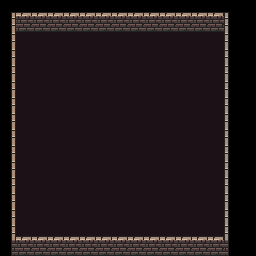

The image is a tile-based game level rendered from a .tmx file. Its description and complete source (layers, tilesets, objects, tile grids) follow:
An orthogonal 16x16 tile map with 16x16 px tiles, 2 tile layers (floor, walls), 1 hidden layer not drawn, 3 tilesets.

<map version="1.2" tiledversion="1.3.1" orientation="orthogonal" renderorder="right-down" compressionlevel="0" width="16" height="16" tilewidth="16" tileheight="16" infinite="0" nextlayerid="4" nextobjectid="1">
 <tileset firstgid="1" source="Tilesets/dungeon_set_2.tsx" />
 <tileset firstgid="129" source="Tilesets/dungeon_set_1.tsx" />
 <tileset firstgid="385" source="Tilesets/COLLIDER.tsx" />
 <layer id="1" name="floor" width="16" height="16">
  <data encoding="csv">
0,0,0,0,0,0,0,0,0,0,0,0,0,0,0,0,
0,0,0,0,0,0,0,0,0,0,0,0,0,0,0,0,
0,229,229,229,229,229,229,229,229,229,229,229,229,229,0,0,
0,229,229,229,229,229,229,229,229,229,229,229,229,229,0,0,
0,229,229,229,229,229,229,229,229,229,229,229,229,229,0,0,
0,229,229,229,229,229,229,229,229,229,229,229,229,229,0,0,
0,229,229,229,229,229,229,229,229,229,229,229,229,229,0,0,
0,229,229,229,229,229,229,229,229,229,229,229,229,229,0,0,
0,229,229,229,229,229,229,229,229,229,229,229,229,229,0,0,
0,229,229,229,229,229,229,229,229,229,229,229,229,229,0,0,
0,229,229,229,229,229,229,229,229,229,229,229,229,229,0,0,
0,229,229,229,229,229,229,229,229,229,229,229,229,229,0,0,
0,229,229,229,229,229,229,229,229,229,229,229,229,229,0,0,
0,229,229,229,229,229,229,229,229,229,229,229,229,229,0,0,
0,229,229,229,229,229,229,229,229,229,229,229,229,229,0,0,
0,0,0,0,0,0,0,0,0,0,0,0,0,0,0,0
</data>
 </layer>
 <layer id="2" name="walls" width="16" height="16">
  <data encoding="csv">
57,85,85,85,85,85,85,85,85,85,85,85,85,85,58,0,
65,11,11,11,11,11,11,11,11,11,11,11,11,11,66,0,
65,0,0,0,0,0,0,0,0,0,0,0,0,0,66,0,
65,0,0,0,0,0,0,0,0,0,0,0,0,0,66,0,
65,0,0,0,0,0,0,0,0,0,0,0,0,0,66,0,
65,0,0,0,0,0,0,0,0,0,0,0,0,0,66,0,
65,0,0,0,0,0,0,0,0,0,0,0,0,0,66,0,
65,0,0,0,0,0,0,0,0,0,0,0,0,0,66,0,
65,0,0,0,0,0,0,0,0,0,0,0,0,0,66,0,
65,0,0,0,0,0,0,0,0,0,0,0,0,0,66,0,
65,0,0,0,0,0,0,0,0,0,0,0,0,0,66,0,
65,0,0,0,0,0,0,0,0,0,0,0,0,0,66,0,
65,0,0,0,0,0,0,0,0,0,0,0,0,0,66,0,
65,0,0,0,0,0,0,0,0,0,0,0,0,0,66,0,
65,85,85,85,85,85,85,85,85,85,85,85,85,85,66,0,
73,11,11,11,11,11,11,11,11,11,11,11,11,11,74,0
</data>
 </layer>
 <layer id="3" name="COLLIDER" width="16" height="16" visible="0">
  <data encoding="csv">
385,385,385,385,385,385,385,385,385,385,385,385,385,385,385,0,
385,385,385,385,385,385,385,385,385,385,385,385,385,385,385,0,
385,0,0,0,0,0,0,0,0,0,0,0,0,0,385,0,
385,0,0,0,0,0,0,0,0,0,0,0,0,0,385,0,
385,0,0,0,0,0,0,0,0,0,0,0,0,0,385,0,
385,0,0,0,0,0,0,0,0,0,0,0,0,0,385,0,
385,0,0,0,0,0,0,0,0,0,0,0,0,0,385,0,
385,0,0,0,0,0,0,0,0,0,0,0,0,0,385,0,
385,0,0,0,0,0,0,0,0,0,0,0,0,0,385,0,
385,0,0,0,0,0,0,0,0,0,0,0,0,0,385,0,
385,0,0,0,0,0,0,0,0,0,0,0,0,0,385,0,
385,0,0,0,0,0,0,0,0,0,0,0,0,0,385,0,
385,0,0,0,0,0,0,0,0,0,0,0,0,0,385,0,
385,0,0,0,0,0,0,0,0,0,0,0,0,0,385,0,
385,0,0,0,0,0,0,0,0,0,0,0,0,0,385,0,
385,385,385,385,385,385,385,385,385,385,385,385,385,385,385,0
</data>
 </layer>
</map>
